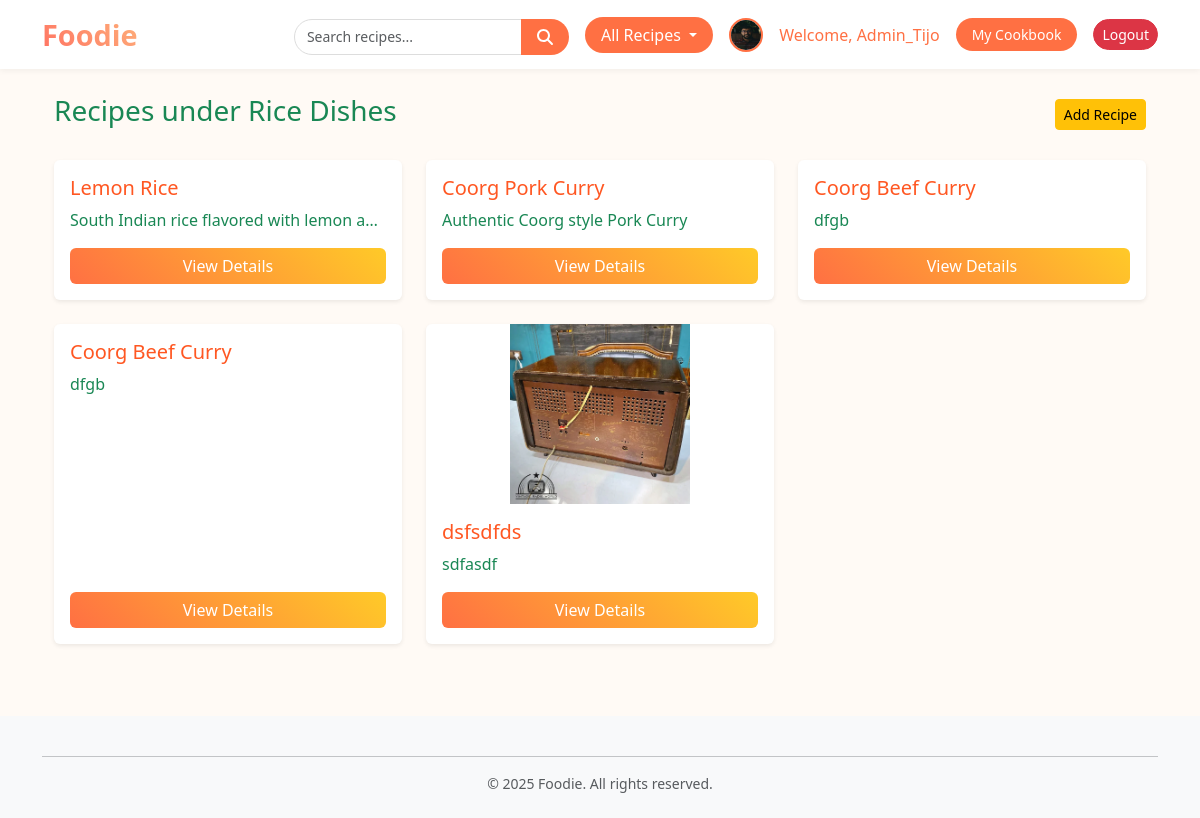
The app's page /home/recipes/5/ (signed in) with its own data.
### accounts/models.py (models this page shows, shortened)
class UserProfile(models.Model):
    user = models.OneToOneField(
        User,
        on_delete=models.CASCADE,
        related_name='profile'
    )
    bio = models.TextField(blank=True, null=True)
    date_created = models.DateTimeField(auto_now_add=True)
    profile_photo = models.ImageField(
        upload_to='profile/',
        blank=True,
        null=True
    )

### foodie_app/models.py (models this page shows)
class Category(models.Model):
    name = models.CharField(max_length=100)
    date_added = models.DateTimeField(auto_now_add=True)  # New field
    class Meta:
        verbose_name = "Category"
        ordering = ['name']   # default order by name ascending
    def __str__(self):
        return self.name

### recipes/models.py (models this page shows, shortened)
class Recipe(models.Model):
    name = models.CharField(max_length=100)
    description = models.TextField(null=True, blank=True)
    ingredients = models.TextField()
    directions = models.TextField()
    date_added = models.DateTimeField(auto_now_add=True, null=True, blank=True)
    category = models.ForeignKey(Category, on_delete=models.CASCADE)
    image = models.ImageField(
        upload_to='recipe_images/',  # path inside media folder
        null=True,                   # optional
         blank=True )
    user = models.ForeignKey(User, on_delete=models.CASCADE, related_name='recipes', null=True, default=1)
    favorited_by = models.ManyToManyField(
        User,
        related_name="favorite_recipes",
        blank=True
    )
    class Meta:
        ordering = ['date_added']

### foodie_app/views.py (the view)
# urls.py: path('recipes/', include('recipes.urls')),   # include recipes app
def recipes(request, category_id):
    recipes_qs = Recipe.objects.filter(category=category_id)
    category = Category.objects.get(pk=category_id)
    context = {
        'recipes': recipes_qs,
        'category': category,
    }
    return render(request, 'foodie_app/recipes.html', context)

### recipes/forms.py
class SearchForm(forms.Form):
    query = forms.CharField(
        label='',
        widget=forms.TextInput(attrs={
            'placeholder': 'Search recipes',
            'class': 'form-control me-2'  # Bootstrap class for styling
        })
    )

### recipes/context_processors.py (called while the page is built)
def search_form(request):
    return {'search_form': SearchForm()}

### foodie_app/templates/foodie_app/recipes.html (shortened to what this page needs)
{% extends "base.html" %}
{% block content %}
<div class="container">
  <div class="d-flex justify-content-between align-items-center mb-4">
    <h3 class="text-success">Recipes under {{ category }}</h3>
    <a href="{% url 'foodie_app:add_recipe_with_genre' category.id %}" class="btn btn-warning btn-sm">
      Add Recipe
    </a>
  </div>
  {% if recipes.exists %}
  <div class="row">
    {% for recipe in recipes %}
    <div class="col-md-6 col-lg-4 mb-4">
      <div class="card shadow-sm border-0 h-100 d-flex flex-column">
        {% if recipe.image %}
        <img
          src="{{ recipe.image.url }}"
          alt="{{ recipe.name }}"
          class="card-img-top img-fluid rounded-top"
          style="object-fit: contain; max-height: 180px; width: 100%;"
        />
        {% endif %}
        <div class="card-body d-flex flex-column">
          <h5 class="card-title" style="color:#FF5722;">{{ recipe.name }}</h5>
          <p class="card-text text-success text-truncate">{{ recipe.description|truncatewords:20 }}</p>
          <div class="mt-auto">
            <a href="{% url 'recipes:recipe_detail' recipe.id %}" class="btn btn-gradient w-100">
              View Details
            </a>
          </div>
        </div>
      </div>
    </div>
    {% endfor %}
  </div>
  {% else %}
  <p class="text-muted">No recipes in this category yet.</p>
  {% endif %}
</div>
{% endblock content %}

### templates/base.html (shortened to what this page needs)
{% load static %} {% load django_bootstrap5 %}
<!DOCTYPE html>
<html lang="en">
  <head>
    {% bootstrap_css %}
    <link
      href="https://cdnjs.cloudflare.com/ajax/libs/font-awesome/6.5.0/css/all.min.css"
      rel="stylesheet"
    />
  </head>
  <body>
    <header>
      <nav class="navbar navbar-expand-lg navbar-light fixed-top">
        <div class="container">
          <a class="navbar-brand" href="{% url 'foodie_app:index' %}">Foodie</a>
          <div class="collapse navbar-collapse" id="mainNav">
            <ul class="navbar-nav ms-auto">
              <li class="nav-item">
                <form
                  class="d-flex navbar-search ms-2"
                  action="{% url 'recipes:search_results' %}"
                  method="get"
                >
                  <div class="input-group">
                    <input
                      type="text"
                      name="query"
                      class="form-control form-control-sm search-input"
                      mt-3px
                      placeholder="Search recipes..."
                      value="{{ request.GET.query }}"
                    />
                    <button class="btn btn-foodie" type="submit">
                      <i class="fa fa-search"></i>
                    </button>
                  </div>
                </form>
              </li>
              <li class="nav-item dropdown">
                {% if user.is_authenticated %}
                <a
                  class="btn btn-foodie dropdown-toggle mx-2"
                  href="#"
                  id="recipesDropdown"
                  role="button"
                  data-bs-toggle="dropdown"
                  aria-expanded="false"
                >
                  All Recipes
                </a>
                {% endif %}
              </li>
              {% if user.is_authenticated %}
              <li class="nav-item d-flex align-items-center">
                {% if user.profile.profile_photo %}
                <img
                  src="{{ user.profile.profile_photo.url }}"
                  alt="profile photo"
                  style="
                    width: 34px;
                    height: 34px;
                    border-radius: 50%;
                    margin-right: 8px;
                    border: 2px solid #ff7043;
                  "
                />
                {% endif %}
              </li>
              <li class="nav-item d-flex align-items-center">
                <span class="navbar-text">
                  Welcome,
                  <a href="{% url 'accounts:edit_user_profile' %}"
                    >{{ user.username }}</a
                  >
                </span>
              </li>
              <li class="nav-item">
                <a
                  class="btn btn-foodie btn-sm mx-2"
                  href="{% url 'recipes:favorite_recipes' %}"
                  >My Cookbook</a
                >
              </li>
              <li class="nav-item d-flex align-items-center">
                <form
                  method="post"
                  action="{% url 'accounts:logout' %}"
                  class="d-inline"
                >
                  <button type="submit" class="btn btn-danger btn-sm">
                    Logout
                  </button>
                </form>
              </li>
              {% endif %}
            </ul>
          </div>
        </div>
      </nav>
    </header>
    <main class="container mt-4">
      {% block content %} {% endblock content %}
    </main>
    <footer class="bg-light mt-5">
  <div class="container py-4 text-center">
    <hr class="mb-3">
    <p class="mb-0 small text-muted">&copy; 2025 Foodie. All rights reserved.</p>
  </div>
</footer>
  </body>
</html>

### templates/base.html (style rules this page uses)
body { padding-top: 70px; background-color: #fffaf5; font-family: "Segoe UI", sans-serif; }
footer p { margin: 0; }
.navbar { background-color: #ffffff !important; box-shadow: 0 2px 6px rgba(0, 0, 0, 0.05); }
.navbar-brand { font-weight: bold; font-size: 1.8rem; background: linear-gradient(45deg, #ff6f61, #feb47b); -webkit-background-clip: text; -webkit-text-fill-color: transparent; }
.navbar-nav { display: flex; align-items: center; gap: 0.5rem; }
.btn-foodie { background-color: #ff7043; color: white !important; border: none; border-radius: 20px; padding: 6px 16px; transition: background-color 0.3s ease; }
.btn-danger { border-radius: 20px; }
.navbar-text { font-weight: 500; color: #ff7043; }
.navbar-text a { color: #ff7043; text-decoration: none; }
.search-input { border-radius: 20px; border: 1px solid #ddd; padding: 6px 12px; outline: none; transition: border-color 0.3s ease, box-shadow 0.3s ease; }
.navbar-search { margin-top: 4px; }

### foodie_app/templates/foodie_app/recipes.html (style rules this page uses)
.btn-gradient { background: linear-gradient(45deg, #FF7043, #FFCA28); color: white; border: none; transition: transform 0.2s, box-shadow 0.2s; }

### records on screen
Category: name "Rice Dishes"
Recipe: name "Lemon Rice", description "South Indian rice flavored with lemon a…"
Recipe: name "Coorg Pork Curry", description "Authentic Coorg style Pork Curry"
Recipe: name "Coorg Beef Curry", description "dfgb"
Recipe: name "Coorg Beef Curry", description "dfgb"
Recipe: image (picture), name "dsfsdfds", description "sdfasdf"

### other values on screen
{{ user.username }} "Admin_Tijo"
